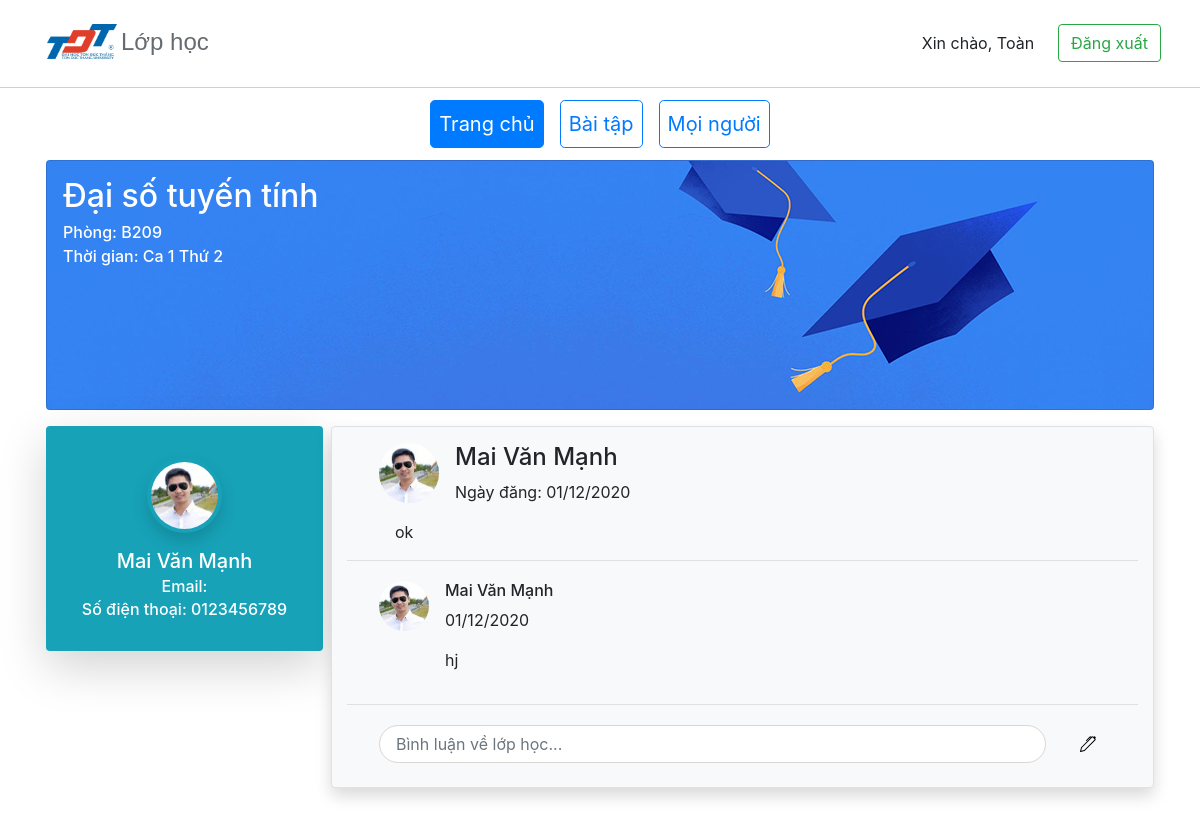
The app's page /Classroom/Detail/94GbI1Aoxy/1 (signed in) with its own data.
### tables this page shows
CREATE TABLE `class` (
  `id` varchar(100) NOT NULL,
  `classname` varchar(100) NOT NULL,
  `subject` varchar(1000) NOT NULL,
  `time` varchar(100) NOT NULL,
  `day` varchar(20) NOT NULL,
  `room` varchar(20) NOT NULL
);

CREATE TABLE `user` (
  `id` int(10) NOT NULL,
  `firstName` varchar(100) NOT NULL,
  `lastName` varchar(100) NOT NULL,
  `userName` varchar(50) NOT NULL,
  `avatar` varchar(50) NOT NULL,
  `password` varchar(100) NOT NULL,
  `birthday` varchar(20) NOT NULL,
  `email` varchar(100) NOT NULL,
  `phoneNumber` varchar(10) NOT NULL
);

CREATE TABLE `post` (
  `id` int(12) NOT NULL,
  `id_class` varchar(100) NOT NULL,
  `id_writter` int(10) NOT NULL,
  `content` varchar(1000) NOT NULL,
  `post_time` varchar(50) NOT NULL,
  `last_edt` varchar(50) NOT NULL
);

CREATE TABLE `comment` (
  `id` int(12) NOT NULL,
  `id_post` int(12) NOT NULL,
  `id_writter` int(10) NOT NULL,
  `content` varchar(1000) NOT NULL,
  `comment_time` varchar(20) NOT NULL
);

### mvc/controllers/Classroom.php (called while the page is built, shortened)
<?php
class Classroom extends Controller{
    function Detail($class, $post)
    {
        $classModel = $this->model("ClassModel");
        $postModel = $this->model("PostModel");
        $commentModel = $this->model("CommentModel");
        $userModel = $this->model("UserModel");
        $user = $userModel->getUserById($_SESSION["loggedIn"]);
        $data = $classModel->getClassById($class);
        $data1 = $postModel->getPostById($class, $post);
        $comment = $commentModel->getAllComment($post);
        $links = $postModel->getAllLinks($post);
        $class = $data->fetch_assoc();
        $post = $data1->fetch_assoc();
        $r = $user->fetch_assoc();
        $name = $r["firstName"];
        $this->view("ClassView", [
            "PostDetailView" => "PostDetail",
            "TeacherProfile" => "Profile",
            "PostDetail" => $post,
            "ClassDetail" => $class,
            "CommentList" => $comment,
            "UserName" => $name,
            "LinksList" => $links
        ]);
    }
}
?>

### mvc/core/App.php (called while the page is built, shortened)
<?php
class App{
    protected $action="Error";
    protected $params=[];
    function __construct(){
        $url = $this->UrlProcess();
        if (isset($url[0])) {
            if(file_exists("./mvc/controllers/".$url[0].".php")){
                unset($url[0]);
            }
        }
        $this->controller = new $this->controller;
        if(isset($url[1])){
            if( method_exists( $this->controller , $url[1]) ){
                $this->action = $url[1];
            } else {
                require_once "./mvc/controllers/Home.php";
                call_user_func_array([new Home(), "Error"], $this->params );
                exit();
            }
            unset($url[1]);
        } else {
            require_once "./mvc/controllers/Home.php";
            call_user_func_array([new Home(), "Error"], $this->params );
            exit();
        }
        $this->params = $url?array_values($url):[];
        call_user_func_array([$this->controller, $this->action], $this->params );
    }
    function UrlProcess(){
        if(isset($_GET["url"]) ){
            return explode("/", filter_var(trim($_GET["url"], "/")));
        }
    }
}
?>

### index.php (called while the page is built, shortened)
<?php
$myApp = new App();
?>

### mvc/core/DB.php (called while the page is built, shortened)
<?php
class DB{
    protected $servername = "localhost";
    protected $username = "root";
    protected $password = "";
    protected $dbname = "classroom";
    function  __construct()
    {
        $this->con = new mysqli($this->servername, $this->username, $this->password, $this->dbname);
    }
}
?>

### mvc/models/ClassModel.php (called while the page is built, shortened)
<?php
class ClassModel extends DB {
    public function getClassById($id) {
        $query = "SELECT `class`.`id`, `class`.`classname`, `class`.`day`, `user`.`firstName`, `user`.`lastName`, `user`.`email`, `user`.`avatar`, `user`.`phoneNumber`, subject, room, time, day
                  FROM `class`, `user`, `teacherteachclass`
                  WHERE `teacherteachclass`.`id_class` = `class`.`id` and `teacherteachclass`.`id_teacher` = `user`.`id` and `class`.`id` = ?";
        $stm = $this->con->prepare($query);
        $stm->bind_param('s', $id);
        $stm->execute();
        $result = $stm->get_result();
        if ($result->num_rows > 0) {
            return $result;
        }
        return false;
    }
}
?>

### mvc/models/PostModel.php (called while the page is built, shortened)
<?php
class PostModel extends DB {
    public function getPostById($class, $post)
    {
        $query = "SELECT `user`.`firstName`, `user`.`lastName`, `user`.`avatar`, `post`.`id_writter`, `post`.`id`, `post`.`id_class`, `post`.`content`, `post`.`post_time`, `post`.`last_edt`
                  FROM `user`, `post`
                  WHERE `user`.`id` = `post`.`id_writter` and `post`.`id_class` = ? and `post`.`id` = ?";
        $stm = $this->con->prepare($query);
        $stm->bind_param('si', $class, $post);
        $stm->execute();
        $result = $stm->get_result();
        if ($result->num_rows > 0) {
            return $result;
        }
        return false;
    }
}
?>

### mvc/models/CommentModel.php (called while the page is built, shortened)
<?php
class CommentModel extends DB {
    public function getAllComment($id_post)
    {
        $query = "SELECT `comment`.`id`, `comment`.`content`, `comment`.`comment_time`, `comment`.`id_writter`, `user`.`firstName`, `user`.`lastName`, `user`.`avatar`
                  FROM `comment`, `user`
                  WHERE `user`.`id` = `comment`.`id_writter` and `comment`.`id_post` = ?";
        $stm = $this->con->prepare($query);
        $stm->bind_param('s', $id_post);
        $stm->execute();
        $result = $stm->get_result();
        if ($result->num_rows > 0) {
            return $result;
        }
        return null;
    }
}
?>

### mvc/views/pages/PostDetail.php (the view, shortened to what this page needs)
<?php
$url = explode("/", filter_var(trim($_GET["url"], "/")));
$level = count($url);
$root = "";
while ($level > 1) {
    $root = $root . "../";
    $level--;
}
$postDetail = $data["PostDetail"];
$commentList = $data["CommentList"];
?>
<div class="container border rounded bg-light shadow mb-5">
    <div class="media pt-3 pl-3 pr-3">
        <div class="media-left">
            <img src="<?= $root . $postDetail["avatar"] ?>" class="rounded-circle ml-3" width="60px"">
        </div>
        <div class="media-body ml-3">
            <h4 class="media-heading"><?= $postDetail["lastName"] . " " . $postDetail["firstName"] ?></h4>
            <p class="blockquote-body">Ngày đăng: <?= $postDetail["post_time"] . " "  ?></p>
        </div>
    </div>
    <p class="ml-5"><?= $postDetail["content"] ?></p>
    <hr>
    <?php
    if ($commentList != null) {
        while ($row = $commentList->fetch_assoc()) {
            ?>
            <div class="media pt-1 pl-3 pr-3">
                <div class="media-left">
                    <img src="<?= $root . $row["avatar"] ?>" class="rounded-circle ml-3" width="50px">
                </div>
                <div class="media-body ml-3">
                    <h6 class="media-heading"><?= $row["lastName"] . " " . $row["firstName"] ?></h6>
                    <p class="blockquote-heading"><?= $row["comment_time"] ?></p>
                    <p><?= $row["content"] ?></p>
                </div>
            </div>
            <?php
        }
        echo "<hr>";
    }
    ?>
    <?php require_once "./mvc/views/pages/NewComment.php"?>
</div>

### mvc/views/ClassView.php (shortened to what this page needs)
<?php
$url = explode("/", filter_var(trim($_GET["url"], "/")));
$tagActive = $url[1];
if ($tagActive == "Detail") {
    $tagActive = "Home";
}
$level = count($url);
$root = "";
while ($level > 1) {
    $root = $root . "../";
    $level--;
}
?>
<!doctype html>
<html lang="en">
<head>
    <link rel="stylesheet" href="https://stackpath.bootstrapcdn.com/bootstrap/4.5.2/css/bootstrap.min.css">
    <link rel="stylesheet" href="<?= $root ?>public/style.css">
</head>
<body>
<?php
$classDetail = $data["ClassDetail"];
?>
<div class="header my-header mt-4">
    <div class="d-flex flex-row px-4">
        <div class="mr-auto col-md-5">
            <div class="icon d-flex flex-row">
                <a href="<?= $root . "Home/Listclass" ?>" class="text-decoration-none banner ml-2 d-flex flex-row align-items-start">
                    <img src="<?= $root . "public/imgs/logo.png" ?>" class="logo-img">
                    <span class="classroom ml-1 logo-text text-truncate d-none d-sm-block">Lớp học</span>
                </a>
            </div>
        </div>
        <div class="col-md-5">
            <div class="d-flex flex-row-reverse align-items-center">
                <span class="text-right ml-2">
                        <a href="<?= $root ?>Account/Logout" class="btn btn-outline-success text-truncate" role="button">Đăng xuất</a>
                </span>
                <div class="text-right ml-2 px-3 d-none text-truncate d-md-block">
                    Xin chào, <?= $data["UserName"] ?>
                </div>
            </div>
        </div>
    </div>
</div>
<div>
    <div class="d-flex justify-content-center p-1 mt-2">
        <a href="<?= $root ."Classroom/Home/" . $classDetail["id"] ?>" class="btn btn-outline-primary btn-lg <?= strcasecmp($tagActive, "Home") == 0 ? "active" : "" ?> p-2" role="button" aria-pressed="true">Trang chủ</a>
        <a href="<?= $root . "Classroom/Assignment/" . $classDetail["id"] ?>" class="btn btn-outline-primary btn-lg p-2 ml-3 <?= strcasecmp($tagActive, "Assignment") == 0 ? "active" : "" ?>" role="button" aria-pressed="true">Bài tập</a>
        <a href="<?= $root . "Classroom/People/" . $classDetail["id"] ?>" class="btn btn-outline-primary btn-lg p-2 ml-3 <?= strcasecmp($tagActive, "People") == 0 ? "active" : "" ?>" role="button" aria-pressed="true">Mọi người</a>
    </div>
</div>
<div class="container mt-2 p-0 px-md-3 px-sm-3 px-1">
    <div alt="#" class="card bg text-white p-3">
        <h2><?= $classDetail["subject"] ?></h2>
        <h6 class="mb-1"> Phòng: <?= $classDetail["room"] ?></h6>
        <h6 class="mb-1"> Thời gian: <?= $classDetail["time"] . " " . $classDetail["day"] ?></h6>
    </div>
</div>
<div class="container ">
    <div class="row mt-3 px-md-3 px-sm-3 px-1">
        <?php isset($data["TeacherProfile"]) ? require_once "./mvc/views/pages/TeacherProfile.php" : "" ?>
        <div class="col-lg-9 col-md-12 pl-lg-2 pr-lg-0 px-0 h-75">
            <?php isset($data["PostDetailView"]) ? require_once "./mvc/views/pages/PostDetail.php" : "" ?>
        </div>
    </div>
</div>
</body>
</html>

### mvc/views/pages/TeacherProfile.php
<?php
$level = count(explode("/", filter_var(trim($_GET["url"], "/"))));
$root = "";
while ($level > 1) {
    $root = $root . "../";
    $level--;
}
?>
<div class="col-lg-3 col-md-12 shadow-lg p-3 mb-3 bg-info rounded h-100 text-white text-center">
    <div><img class="rounded-circle shadow p-1 my-3" src="<?= $root . $classDetail["avatar"] ?>" width="75px" height="75px"></div>
    <h5 class="mb-1"><?= $classDetail["lastName"] . " " . $classDetail["firstName"] ?></h5>
    <h6 class="mb-1">Email: <?= $classDetail["email"] ?></h6>
    <h6 class="mb-3">Số điện thoại: <?= $classDetail["phoneNumber"] ?></h6>
</div>

### public/style.css (style rules this page uses)
html, body { margin: 0; padding: 0; height: 100%; }
body { overflow-x: hidden; }
.my-header { height: 64px; border-bottom: 1px solid #d0d0d0; }
.banner { height: 40px; }
.my-header { height: 64px; border-block-end: 1px solid #d0d0d0; }
.logo-img { width: 70px; height: 35px; }
.logo-text { color: dimgrey; font-size: 24px; }
* { box-sizing: border-box; }
.bg { background-image: url("../public/imgs/img_graduation.jpg"); height: 250px; max-width: 100%; padding: 0px; }
.classroom { font-family: Arial, Helvetica, sans-serif; color: #656b70 }

### records on screen
class: subject "Đại số tuyến tính", room "B209", time "Ca 1", day "Thứ 2", user.avatar (picture), user.lastName "Mai Văn", user.firstName "Mạnh", user.phoneNumber "0123456789"
post: id_writter.avatar (picture), id_writter.lastName "Mai Văn", id_writter.firstName "Mạnh", post_time "01/12/2020", content "ok"
comment: id_writter.avatar (picture), id_writter.lastName "Mai Văn", id_writter.firstName "Mạnh", comment_time "01/12/2020", content "hj"

### other values on screen
$data["UserName"] "Toàn"
